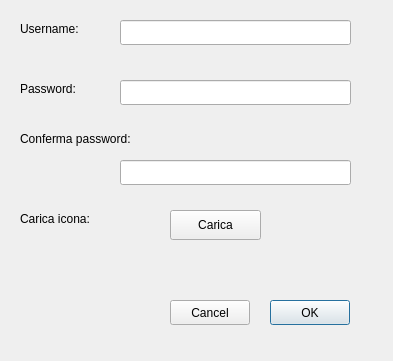
<?xml version="1.0" encoding="UTF-8"?>
<ui version="4.0">
 <class>Registration</class>
 <widget class="QDialog" name="Registration">
  <property name="geometry">
   <rect>
    <x>0</x>
    <y>0</y>
    <width>393</width>
    <height>361</height>
   </rect>
  </property>
  <property name="windowTitle">
   <string>Dialog</string>
  </property>
  <widget class="QLineEdit" name="lineEdit">
   <property name="geometry">
    <rect>
     <x>120</x>
     <y>20</y>
     <width>231</width>
     <height>25</height>
    </rect>
   </property>
  </widget>
  <widget class="QLabel" name="label">
   <property name="geometry">
    <rect>
     <x>20</x>
     <y>20</y>
     <width>91</width>
     <height>17</height>
    </rect>
   </property>
   <property name="text">
    <string>Username:</string>
   </property>
  </widget>
  <widget class="QLabel" name="label_2">
   <property name="geometry">
    <rect>
     <x>20</x>
     <y>80</y>
     <width>91</width>
     <height>17</height>
    </rect>
   </property>
   <property name="text">
    <string>Password:</string>
   </property>
  </widget>
  <widget class="QLineEdit" name="lineEdit_2">
   <property name="geometry">
    <rect>
     <x>120</x>
     <y>80</y>
     <width>231</width>
     <height>25</height>
    </rect>
   </property>
   <property name="echoMode">
    <enum>QLineEdit::Password</enum>
   </property>
  </widget>
  <widget class="QLineEdit" name="lineEdit_3">
   <property name="geometry">
    <rect>
     <x>120</x>
     <y>160</y>
     <width>231</width>
     <height>25</height>
    </rect>
   </property>
   <property name="echoMode">
    <enum>QLineEdit::Password</enum>
   </property>
  </widget>
  <widget class="QLabel" name="label_3">
   <property name="geometry">
    <rect>
     <x>20</x>
     <y>130</y>
     <width>171</width>
     <height>17</height>
    </rect>
   </property>
   <property name="text">
    <string>Conferma password:</string>
   </property>
  </widget>
  <widget class="QPushButton" name="pushButton">
   <property name="geometry">
    <rect>
     <x>270</x>
     <y>300</y>
     <width>80</width>
     <height>25</height>
    </rect>
   </property>
   <property name="text">
    <string>OK</string>
   </property>
  </widget>
  <widget class="QPushButton" name="pushButton_2">
   <property name="geometry">
    <rect>
     <x>170</x>
     <y>300</y>
     <width>80</width>
     <height>25</height>
    </rect>
   </property>
   <property name="text">
    <string>Cancel</string>
   </property>
  </widget>
  <widget class="QLabel" name="label_4">
   <property name="geometry">
    <rect>
     <x>20</x>
     <y>210</y>
     <width>101</width>
     <height>17</height>
    </rect>
   </property>
   <property name="text">
    <string>Carica icona:</string>
   </property>
  </widget>
  <widget class="QPushButton" name="pushButton_3">
   <property name="geometry">
    <rect>
     <x>170</x>
     <y>210</y>
     <width>91</width>
     <height>30</height>
    </rect>
   </property>
   <property name="text">
    <string>Carica</string>
   </property>
  </widget>
 </widget>
 <resources/>
 <connections/>
</ui>
